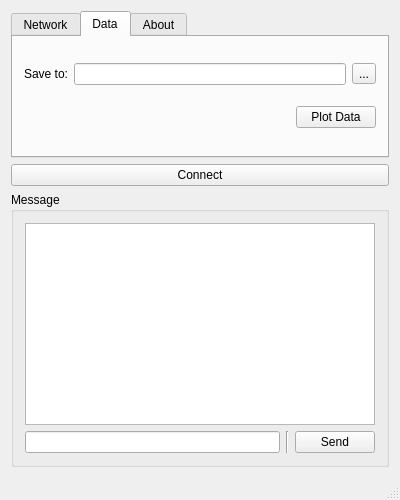
<?xml version="1.0" encoding="UTF-8"?>
<ui version="4.0">
 <class>MainWindow</class>
 <widget class="QMainWindow" name="MainWindow">
  <property name="geometry">
   <rect>
    <x>0</x>
    <y>0</y>
    <width>400</width>
    <height>500</height>
   </rect>
  </property>
  <property name="minimumSize">
   <size>
    <width>400</width>
    <height>500</height>
   </size>
  </property>
  <property name="windowTitle">
   <string>WiFi DAQ</string>
  </property>
  <widget class="QWidget" name="centralWidget">
   <layout class="QVBoxLayout" name="verticalLayout">
    <item>
     <widget class="QTabWidget" name="tabWidget">
      <property name="sizePolicy">
       <sizepolicy hsizetype="Expanding" vsizetype="Minimum">
        <horstretch>0</horstretch>
        <verstretch>0</verstretch>
       </sizepolicy>
      </property>
      <property name="currentIndex">
       <number>1</number>
      </property>
      <widget class="QWidget" name="tab">
       <attribute name="title">
        <string>Network</string>
       </attribute>
       <layout class="QVBoxLayout" name="verticalLayout_5">
        <item>
         <layout class="QHBoxLayout" name="horizontalLayout_5">
          <item>
           <widget class="QComboBox" name="comboBox_Interface">
            <property name="sizePolicy">
             <sizepolicy hsizetype="Preferred" vsizetype="Fixed">
              <horstretch>0</horstretch>
              <verstretch>0</verstretch>
             </sizepolicy>
            </property>
            <property name="minimumSize">
             <size>
              <width>100</width>
              <height>0</height>
             </size>
            </property>
            <property name="maximumSize">
             <size>
              <width>200</width>
              <height>16777215</height>
             </size>
            </property>
           </widget>
          </item>
          <item>
           <widget class="Line" name="line">
            <property name="orientation">
             <enum>Qt::Vertical</enum>
            </property>
           </widget>
          </item>
          <item>
           <widget class="QLabel" name="label_2">
            <property name="text">
             <string>Local IP: </string>
            </property>
           </widget>
          </item>
          <item>
           <widget class="QLabel" name="label_LocalIP">
            <property name="text">
             <string>255.255.255.255</string>
            </property>
           </widget>
          </item>
          <item>
           <spacer name="horizontalSpacer_5">
            <property name="orientation">
             <enum>Qt::Horizontal</enum>
            </property>
            <property name="sizeHint" stdset="0">
             <size>
              <width>0</width>
              <height>20</height>
             </size>
            </property>
           </spacer>
          </item>
          <item>
           <widget class="QPushButton" name="button_Refresh">
            <property name="text">
             <string>Refresh</string>
            </property>
           </widget>
          </item>
         </layout>
        </item>
        <item>
         <layout class="QHBoxLayout" name="horizontalLayout_3">
          <item>
           <widget class="QGroupBox" name="groupBox_9">
            <property name="title">
             <string>TCP</string>
            </property>
            <layout class="QVBoxLayout" name="verticalLayout_3">
             <item>
              <layout class="QHBoxLayout" name="horizontalLayout_7">
               <item>
                <widget class="QLabel" name="label_targetIP">
                 <property name="sizePolicy">
                  <sizepolicy hsizetype="Preferred" vsizetype="Preferred">
                   <horstretch>0</horstretch>
                   <verstretch>0</verstretch>
                  </sizepolicy>
                 </property>
                 <property name="minimumSize">
                  <size>
                   <width>0</width>
                   <height>0</height>
                  </size>
                 </property>
                 <property name="baseSize">
                  <size>
                   <width>0</width>
                   <height>0</height>
                  </size>
                 </property>
                 <property name="text">
                  <string>IP:</string>
                 </property>
                </widget>
               </item>
               <item>
                <widget class="QLineEdit" name="lineEdit_TcpClientTargetIP">
                 <property name="enabled">
                  <bool>true</bool>
                 </property>
                 <property name="sizePolicy">
                  <sizepolicy hsizetype="Preferred" vsizetype="Fixed">
                   <horstretch>0</horstretch>
                   <verstretch>0</verstretch>
                  </sizepolicy>
                 </property>
                 <property name="minimumSize">
                  <size>
                   <width>100</width>
                   <height>0</height>
                  </size>
                 </property>
                 <property name="maximumSize">
                  <size>
                   <width>100</width>
                   <height>16777215</height>
                  </size>
                 </property>
                 <property name="baseSize">
                  <size>
                   <width>0</width>
                   <height>0</height>
                  </size>
                 </property>
                 <property name="frame">
                  <bool>true</bool>
                 </property>
                </widget>
               </item>
               <item>
                <widget class="Line" name="line_4">
                 <property name="orientation">
                  <enum>Qt::Vertical</enum>
                 </property>
                </widget>
               </item>
               <item>
                <widget class="QLabel" name="label_targetPort">
                 <property name="sizePolicy">
                  <sizepolicy hsizetype="Preferred" vsizetype="Preferred">
                   <horstretch>0</horstretch>
                   <verstretch>0</verstretch>
                  </sizepolicy>
                 </property>
                 <property name="minimumSize">
                  <size>
                   <width>0</width>
                   <height>0</height>
                  </size>
                 </property>
                 <property name="text">
                  <string>Port:</string>
                 </property>
                </widget>
               </item>
               <item>
                <widget class="QLineEdit" name="lineEdit_TcpClientTargetPort">
                 <property name="minimumSize">
                  <size>
                   <width>50</width>
                   <height>0</height>
                  </size>
                 </property>
                 <property name="maximumSize">
                  <size>
                   <width>50</width>
                   <height>16777215</height>
                  </size>
                 </property>
                </widget>
               </item>
               <item>
                <spacer name="horizontalSpacer">
                 <property name="orientation">
                  <enum>Qt::Horizontal</enum>
                 </property>
                 <property name="sizeHint" stdset="0">
                  <size>
                   <width>0</width>
                   <height>20</height>
                  </size>
                 </property>
                </spacer>
               </item>
              </layout>
             </item>
            </layout>
           </widget>
          </item>
          <item>
           <widget class="QGroupBox" name="groupBox_5">
            <property name="title">
             <string>UDP</string>
            </property>
            <layout class="QVBoxLayout" name="verticalLayout_7">
             <item>
              <layout class="QHBoxLayout" name="horizontalLayout_2">
               <item>
                <widget class="QLabel" name="label_3">
                 <property name="text">
                  <string>Port:</string>
                 </property>
                </widget>
               </item>
               <item>
                <widget class="QLineEdit" name="lineEdit_UdpListenPort">
                 <property name="minimumSize">
                  <size>
                   <width>50</width>
                   <height>0</height>
                  </size>
                 </property>
                 <property name="maximumSize">
                  <size>
                   <width>50</width>
                   <height>16777215</height>
                  </size>
                 </property>
                </widget>
               </item>
               <item>
                <spacer name="horizontalSpacer_2">
                 <property name="orientation">
                  <enum>Qt::Horizontal</enum>
                 </property>
                 <property name="sizeHint" stdset="0">
                  <size>
                   <width>0</width>
                   <height>20</height>
                  </size>
                 </property>
                </spacer>
               </item>
              </layout>
             </item>
            </layout>
           </widget>
          </item>
         </layout>
        </item>
       </layout>
      </widget>
      <widget class="QWidget" name="tab_2">
       <attribute name="title">
        <string>Data</string>
       </attribute>
       <layout class="QVBoxLayout" name="verticalLayout_8">
        <item>
         <layout class="QHBoxLayout" name="horizontalLayout_4">
          <item>
           <widget class="QLabel" name="label">
            <property name="text">
             <string>Save to:</string>
            </property>
           </widget>
          </item>
          <item>
           <widget class="QLineEdit" name="lineEdit_SaveTo">
            <property name="readOnly">
             <bool>true</bool>
            </property>
           </widget>
          </item>
          <item>
           <widget class="QToolButton" name="toolButton_SaveTo">
            <property name="text">
             <string>...</string>
            </property>
           </widget>
          </item>
         </layout>
        </item>
        <item>
         <layout class="QHBoxLayout" name="horizontalLayout_6">
          <item>
           <spacer name="horizontalSpacer_3">
            <property name="orientation">
             <enum>Qt::Horizontal</enum>
            </property>
            <property name="sizeHint" stdset="0">
             <size>
              <width>40</width>
              <height>20</height>
             </size>
            </property>
           </spacer>
          </item>
          <item>
           <widget class="QPushButton" name="button_Plot">
            <property name="text">
             <string>Plot Data</string>
            </property>
           </widget>
          </item>
         </layout>
        </item>
       </layout>
      </widget>
      <widget class="QWidget" name="tab_3">
       <attribute name="title">
        <string>About</string>
       </attribute>
       <layout class="QVBoxLayout" name="verticalLayout_2">
        <item>
         <widget class="QLabel" name="label_4">
          <property name="font">
           <font>
            <pointsize>14</pointsize>
           </font>
          </property>
          <property name="text">
           <string>WiFi DAQ</string>
          </property>
          <property name="alignment">
           <set>Qt::AlignCenter</set>
          </property>
          <property name="textInteractionFlags">
           <set>Qt::LinksAccessibleByKeyboard|Qt::LinksAccessibleByMouse|Qt::TextBrowserInteraction|Qt::TextSelectableByKeyboard|Qt::TextSelectableByMouse</set>
          </property>
         </widget>
        </item>
        <item>
         <widget class="QLabel" name="label_AppVersion">
          <property name="text">
           <string>TextLabel</string>
          </property>
          <property name="alignment">
           <set>Qt::AlignCenter</set>
          </property>
          <property name="textInteractionFlags">
           <set>Qt::LinksAccessibleByKeyboard|Qt::LinksAccessibleByMouse|Qt::TextBrowserInteraction|Qt::TextSelectableByKeyboard|Qt::TextSelectableByMouse</set>
          </property>
         </widget>
        </item>
        <item>
         <widget class="QLabel" name="label_6">
          <property name="text">
           <string>Zhengyu Peng</string>
          </property>
          <property name="alignment">
           <set>Qt::AlignCenter</set>
          </property>
          <property name="textInteractionFlags">
           <set>Qt::LinksAccessibleByKeyboard|Qt::LinksAccessibleByMouse|Qt::TextBrowserInteraction|Qt::TextSelectableByKeyboard|Qt::TextSelectableByMouse</set>
          </property>
         </widget>
        </item>
        <item>
         <spacer name="verticalSpacer">
          <property name="orientation">
           <enum>Qt::Vertical</enum>
          </property>
          <property name="sizeHint" stdset="0">
           <size>
            <width>0</width>
            <height>0</height>
           </size>
          </property>
         </spacer>
        </item>
       </layout>
      </widget>
     </widget>
    </item>
    <item>
     <widget class="QPushButton" name="button_Connect">
      <property name="text">
       <string>Connect</string>
      </property>
     </widget>
    </item>
    <item>
     <widget class="QGroupBox" name="groupBox_2">
      <property name="title">
       <string>Message</string>
      </property>
      <layout class="QVBoxLayout" name="verticalLayout_4">
       <item>
        <widget class="QTextBrowser" name="textBrowser_TcpClientMessage"/>
       </item>
       <item>
        <layout class="QHBoxLayout" name="horizontalLayout">
         <item>
          <widget class="QLineEdit" name="lineEdit_TcpClientSend"/>
         </item>
         <item>
          <widget class="Line" name="line_5">
           <property name="orientation">
            <enum>Qt::Vertical</enum>
           </property>
          </widget>
         </item>
         <item>
          <widget class="QPushButton" name="button_TcpClientSend">
           <property name="text">
            <string>Send</string>
           </property>
          </widget>
         </item>
        </layout>
       </item>
      </layout>
     </widget>
    </item>
   </layout>
  </widget>
  <widget class="QMenuBar" name="menuBar">
   <property name="geometry">
    <rect>
     <x>0</x>
     <y>0</y>
     <width>400</width>
     <height>21</height>
    </rect>
   </property>
  </widget>
  <widget class="QStatusBar" name="statusBar"/>
 </widget>
 <layoutdefault spacing="6" margin="11"/>
 <resources/>
 <connections/>
</ui>
